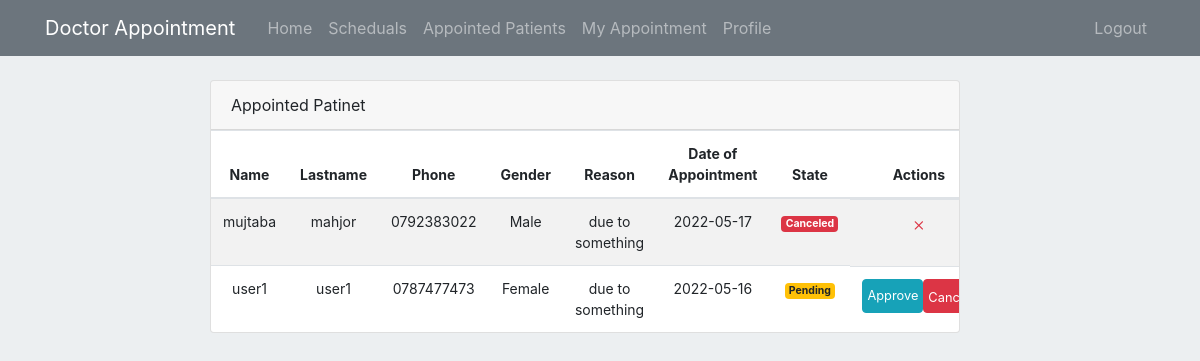
The app's page /appointed/patient/3 (signed in) with its own data.
### appointment/Models/AppointmentModel.py (models this page shows, shortened)
class Appointment(db.Model):
    __tablename__='Appointment'
    id = db.Column(db.Integer, primary_key=True)
    patient_id = db.Column(db.Integer, db.ForeignKey('user.id'))
    schedule_id = db.Column(db.Integer, db.ForeignKey('Schedule.id'))
    reason = db.Column(db.String(200))
    state = db.Column(db.String(20), default='pending')
    appointment_date = db.Column(db.Date(), default = datetime.now().date())

### appointment/Models/UserModel.py (models this page shows, shortened)
class User(db.Model, UserMixin):
    id = db.Column(db.Integer, primary_key=True)
    username = db.Column(db.String(30), nullable=False, unique=True)
    name = db.Column(db.String(30), nullable=False)
    lastname = db.Column(db.String(30), nullable=False)
    email = db.Column(db.String(40), unique=True, nullable=False)
    address = db.Column(db.Text , nullable=False)
    phone = db.Column(db.String(20), unique=True, nullable=False)
    date_of_birth = db.Column(db.Date(), default = datetime.now().date())
    role = db.Column(db.Integer, nullable=False, default=3)
    gender = db.Column(db.Boolean, default=True, nullable=False)
    password = db.Column(db.String(60), nullable=False)
    doctorinfo = db.relationship('DoctorInfo', backref='User', cascade="all, delete", uselist=False, lazy=True)
    schedule = db.relationship('Schedule', backref='User', lazy=True)
    appointment = db.relationship('Appointment', backref='User', lazy=True)

### appointment/routes.py (the view)
@app.route("/appointed/patient/<int:id>", methods=['GET'])
@login_required
@doctor_required
def appointed_patient(id):
    return appointed_patient_on_a_schedule(id)

### appointment/Models/UserModel.py (called while the page is built)
@login_manager.user_loader
def load_user(user_id):
    return User.query.get(int(user_id))

### appointment/privilege.py (called while the page is built)
def doctor_required(f):
    @wraps(f)
    def wrap(*args, **kwargs):
        if current_user and current_user.role == 2 :
            return f(*args, **kwargs)
        flash("Ooops login or your privilege is not satisfied", "info")
        return redirect(url_for('home'))
    return wrap

### appointment/view.py (called while the page is built)
def appointed_patient_on_a_schedule(id):
    page = request.args.get('page', 1, type=int)
    patient_list = db.session.query(User.name, User.lastname, User.phone, User.gender, Appointment.reason,
                                    Appointment.appointment_date, Appointment.state, Appointment.id)\
                    .join(Appointment, User.id == Appointment.patient_id).filter(Appointment.schedule_id == id).paginate(page=page, per_page=8)
    return render_template('appointed_patients.html', patients=patient_list)

### appointment/templates/appointed_patients.html (shortened to what this page needs)
{% extends "layout/layout.html" %}
{% block content %}
{% include 'layout/home_header.html' %}
<div class="row col-12">
    <div class="col-md-8 mt-8 offset-md-2">
        <div class="main-card mb-3 card">
            <div class="card-header">Appointed Patinet </div>
            <div class="table-responsive">
                <table class="align-middle mb-0 table table-borderless table-striped table-hover">
                    <thead>
                        <tr  class="app-normal-font">
                            <th class="text-center">Name</th>
                            <th class="text-center">Lastname</th>
                            <th class="text-center">Phone</th>
                            <th class="text-center">Gender</th>
                            <th class="text-center">Reason</th>
                            <th class="text-center">Date of Appointment</th>
                            <th class="text-center">State</th>
                            <th class="text-center">Actions</th>
                        </tr>
                    </thead>
                    <tbody>
                        {% for patient in patients.items %}
                            <tr class="app-normal-font p-0">
                                <td class="text-center">
                                    <div class="widget-content p-0">
                                        {{patient.name}}
                                    </div>
                                </td>
                                <td class="text-center">{{patient.lastname}}</td>
                                <td class="text-center">
                                    {{patient.phone}}
                                </td>
                                <td class="text-center">
                                    {% if patient.gender == 1 %}
                                        Male
                                    {% else %}
                                        Female
                                    {% endif %}
                                </td>
                                <td class="text-center">
                                    {{ patient.reason }}
                                </td>
                                <td class="text-center">
                                    {{ patient.appointment_date }}
                                </td>
                                <td class="text-center">
                                    {% if patient.state == 'pending' %}
                                        <div class="badge badge-warning">Pending </div>
                                    {% elif patient.state == 'approved' %}
                                        <div class="badge badge-success">Approved </div>
                                    {% else %}
                                        <div class="badge badge-danger">Canceled </div>
                                    {% endif %}
                                </td>
                                <td class="text-center d-flex justify-content-around">
                                    {% if patient.state == 'pending' %}
                                        <a href="{{ url_for('doctor_change_appointment_state', id=patient.id, state='approved' )}}" class="btn btn-info p-1 d-flex align-items-center"> <small>Approve</small></a>
                                        <a href="{{ url_for('doctor_change_appointment_state', id=patient.id, state='cancel' )}}" class="btn btn-danger p-1"> <small>Cancel</small></a>
                                    {% elif patient.state == 'approved' %}
                                        <span class="text-success" style="font-size: 1.2rem;">
                                            <i class="bi bi-check-lg"></i>
                                        </span>
                                    {% else %}
                                        <span class="text-danger" style="font-size: 1.2rem;">
                                            <i class="bi bi-x"></i>
                                        </span>
                                    {% endif%}
                                </td>
                            </tr>
                        {% endfor %}
                    </tbody>
                </table>
            </div>
        </div>
    </div>
</div>
{% endblock %}

### appointment/static/style.css (style rules this page uses)
.mt-8 { margin-top: 80px; }
.p-0 { padding: 0 !important; }
.body-bg { background-color: #eceff1; }
.app-normal-font { font-size: 14px; }

### records on screen
Appointment: name "mujtaba", lastname "mahjor", phone "0792383022", shows "Male", reason "due to something", appointment_date "2022-05-17", state "Canceled"
Appointment: name "user1", lastname "user1", phone "0787477473", shows "Female", reason "due to something", appointment_date "2022-05-16", state "Pending"
